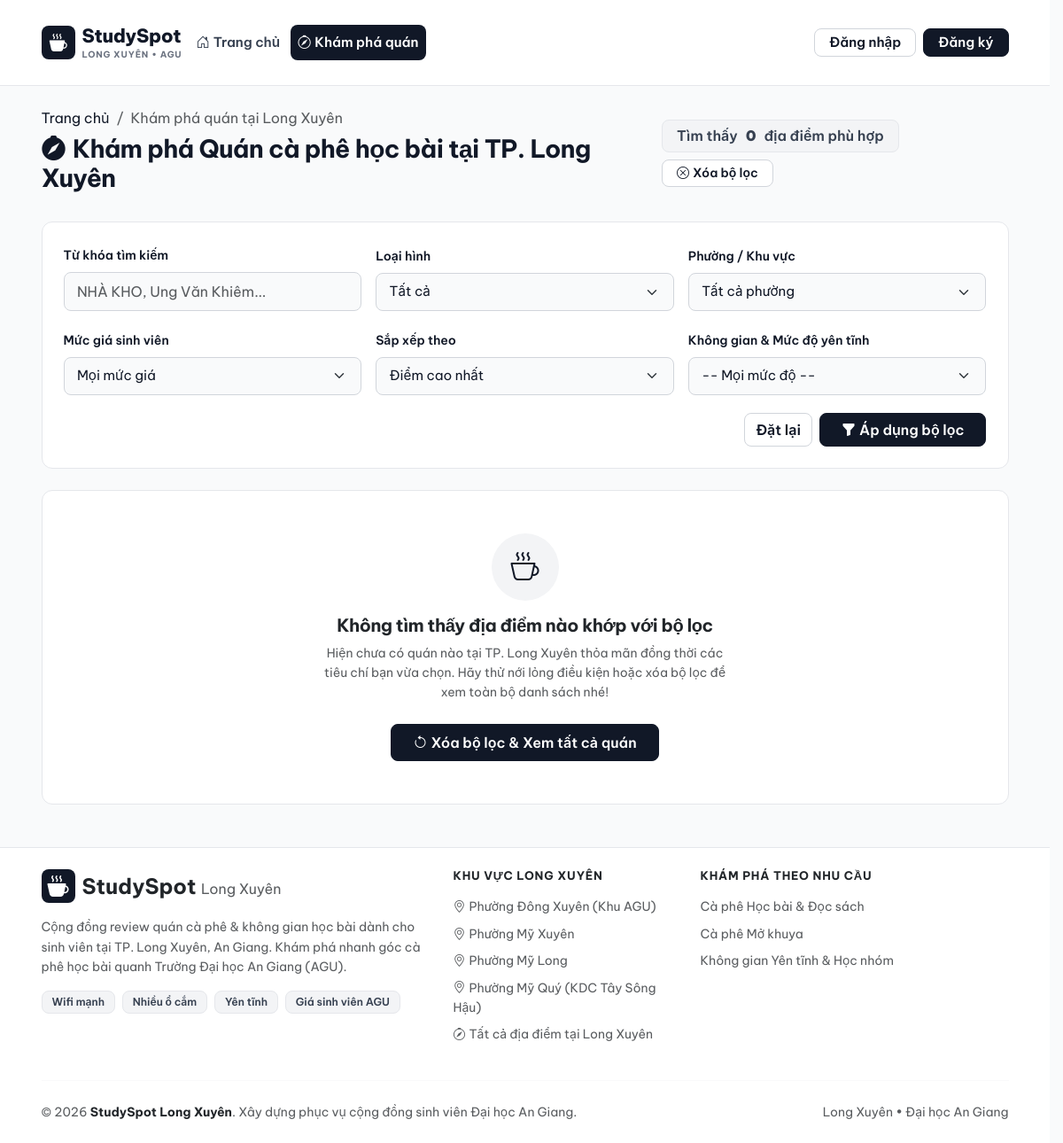
Before: /place?district=Phường+Mỹ+Long with the older database file.
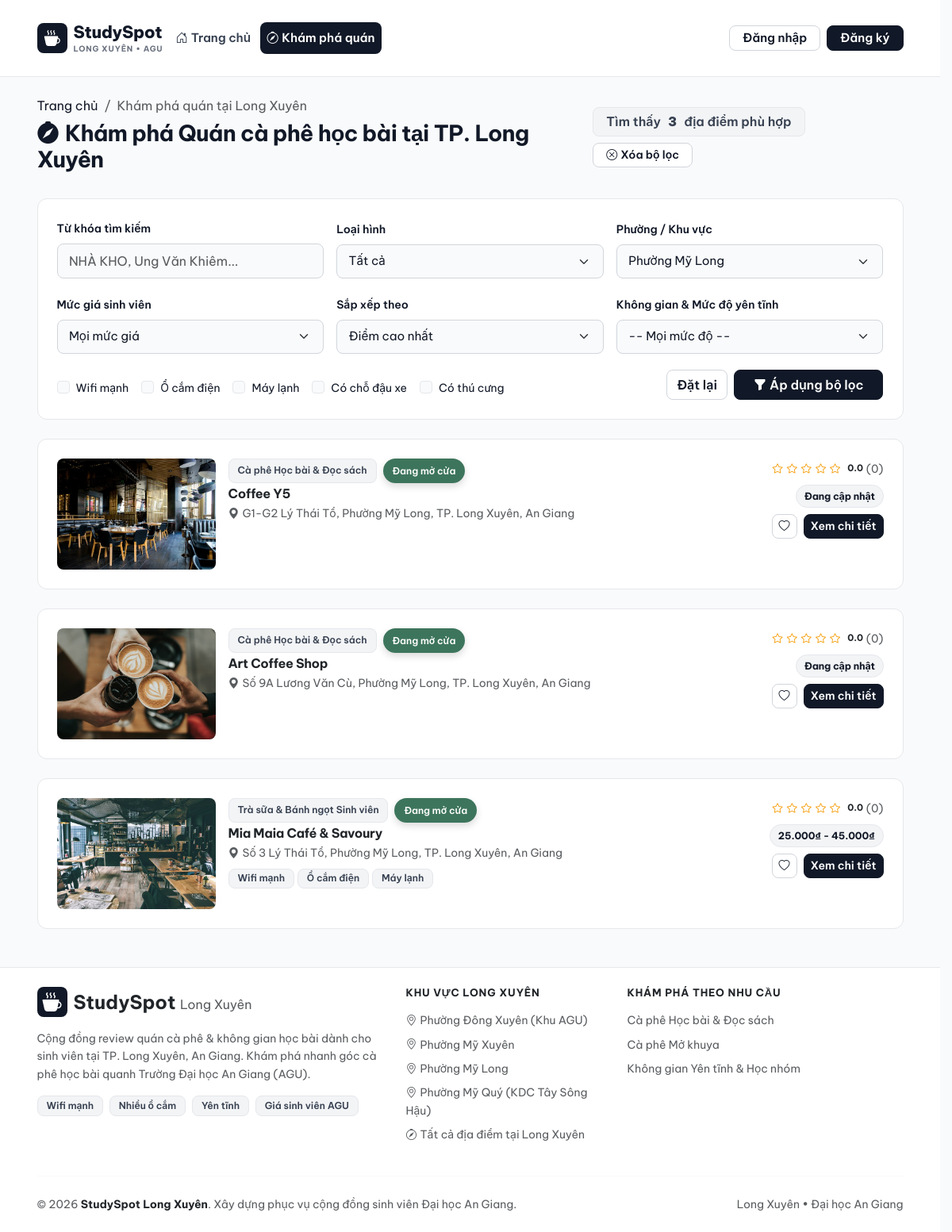
After: the same page with the newer database file.
### tables this page shows
CREATE TABLE `amenities` (
  `id` int(10) unsigned NOT NULL AUTO_INCREMENT,
  `name` varchar(100) NOT NULL,
  `slug` varchar(100) NOT NULL,
  `sort_order` int(11) NOT NULL DEFAULT 0,
  `is_active` tinyint(1) NOT NULL DEFAULT 1,
  `created_at` datetime NOT NULL DEFAULT current_timestamp(),
  PRIMARY KEY (`id`),
  UNIQUE KEY `uq_amenities_slug` (`slug`)
);

CREATE TABLE `places` (
  `id` int(10) unsigned NOT NULL AUTO_INCREMENT,
  `category_id` int(10) unsigned NOT NULL COMMENT 'Khóa ngoại tới categories',
  `name` varchar(180) NOT NULL COMMENT 'Tên quán',
  `slug` varchar(200) NOT NULL COMMENT 'Đường dẫn thân thiện SEO',
  `address` varchar(255) NOT NULL COMMENT 'Địa chỉ chi tiết',
  `district` varchar(100) NOT NULL COMMENT 'Quận / Khu vực đại học',
  `description` text NOT NULL COMMENT 'Mô tả chi tiết không gian, menu, chỗ gửi xe',
  `price_range` tinyint(3) unsigned NOT NULL DEFAULT 2 COMMENT 'Mức giá: 1 (<35k), 2 (35-50k), 3 (50-80k), 4 (>80k)',
  `price_min` int(10) unsigned DEFAULT NULL,
  `price_max` int(10) unsigned DEFAULT NULL,
  `noise_level` enum('yen_tinh','vua','on') NOT NULL DEFAULT 'yen_tinh' COMMENT 'Mức độ tiếng ồn',
  `open_time` time NOT NULL DEFAULT '07:00:00' COMMENT 'Giờ mở cửa',
  `close_time` time NOT NULL DEFAULT '22:30:00' COMMENT 'Giờ đóng cửa',
  `google_map_url` text DEFAULT NULL COMMENT 'URL nhúng iframe Google Maps',
  `avg_rating` decimal(3,2) NOT NULL DEFAULT 0.00 COMMENT 'Điểm trung bình từ các review đã duyệt',
  `total_reviews` int(10) unsigned NOT NULL DEFAULT 0 COMMENT 'Tổng số review đã duyệt',
  `status` enum('active','hidden') NOT NULL DEFAULT 'active' COMMENT 'Trạng thái hiển thị quán',
  `created_by` int(10) unsigned DEFAULT NULL COMMENT 'Người tạo địa điểm',
  `created_at` datetime NOT NULL DEFAULT current_timestamp(),
  `google_rating` decimal(3,2) DEFAULT NULL,
  `google_rating_count` int(10) unsigned DEFAULT NULL,
  `google_maps_place_url` text DEFAULT NULL,
  PRIMARY KEY (`id`),
  UNIQUE KEY `uk_places_slug` (`slug`),
  KEY `idx_places_category` (`category_id`),
  KEY `idx_places_district` (`district`),
  KEY `idx_places_status` (`status`),
  KEY `idx_places_filter` (`status`,`category_id`,`district`,`price_range`,`noise_level`),
  KEY `fk_places_created_by` (`created_by`),
  CONSTRAINT `fk_places_category` FOREIGN KEY (`category_id`) REFERENCES `categories` (`id`) ON UPDATE CASCADE,
  CONSTRAINT `fk_places_user` FOREIGN KEY (`created_by`) REFERENCES `users` (`id`) ON DELETE SET NULL ON UPDATE CASCADE
);

CREATE TABLE `categories` (
  `id` int(10) unsigned NOT NULL AUTO_INCREMENT,
  `name` varchar(100) NOT NULL COMMENT 'Tên danh mục loại hình',
  PRIMARY KEY (`id`)
);

### views/places/index.php (the view, shortened to what the rows shown need)
<div class="container py-4">
    <div class="page-head d-flex flex-column flex-xl-row justify-content-between align-items-xl-center gap-2">
        <div>
            <h1 class="page-title">
                <i class="bi bi-compass-fill me-2"></i>Khám phá Quán cà phê học bài tại TP. Long Xuyên
            </h1>
        </div>
    </div>
    <section class="filter-bar">
        <form action="<?= base_url('place') ?>" method="GET">
            <div class="row g-3 align-items-end mt-1">
                <div class="col-md-8 d-flex flex-wrap gap-3 align-items-center pt-2">
                    <?php foreach ($amenities as $am): ?>
                        <div class="form-check"><input class="form-check-input" type="checkbox" id="filterAmenity<?= (int) $am['id'] ?>" name="amenity[]" value="<?= e($am['slug']) ?>" <?= in_array($am['slug'], $filters['amenity'] ?? [], true) ? 'checked' : '' ?>><label class="form-check-label small" for="filterAmenity<?= (int) $am['id'] ?>"><?= e($am['name']) ?></label></div>
                    <?php endforeach; ?>
                </div>
            </div>
        </form>
    </section>
    <?php if ((int) $total === 0 || empty($places)): ?>
        <div class="card surface-card p-5 text-center">
            <div class="mx-auto mb-3 d-flex align-items-center justify-content-center rounded-circle" style="width: 76px; height: 76px; background-color: #F3F4F6; color: #111827; font-size: 2rem;"><i class="bi bi-cup-hot"></i></div>
            <h3 class="h5 fw-bold text-dark mb-2">Không tìm thấy địa điểm nào khớp với bộ lọc</h3>
            <p class="text-muted small mb-4 mx-auto" style="max-width: 460px;">Hiện chưa có quán nào tại TP. Long Xuyên thỏa mãn đồng thời các tiêu chí bạn vừa chọn. Hãy thử nới lỏng điều kiện hoặc xóa bộ lọc để xem toàn bộ danh sách nhé!</p>
            <div><a href="<?= base_url('place') ?>" class="btn btn-coffee px-4 py-2"><i class="bi bi-arrow-counterclockwise me-1"></i>Xóa bộ lọc &amp; Xem tất cả quán</a></div>
        </div>
    <?php else: ?>
        <div class="d-flex flex-column gap-4">
            <?php foreach ($places as $place): ?>
                <?php
                $isOpen = is_place_open($place['open_time'], $place['close_time']);
                $isFav = in_array((int) $place['id'], $favoriteIds, true);
                $cardAmenities = get_card_amenities($place);
                ?>
                <article class="place-row">
                    <a href="<?= base_url('place/show/' . (int) $place['id']) ?>">
                        <img src="<?= get_image_url($place['cover_image'] ?? null, 'place', (int) $place['id']) ?>" class="place-row-img" alt="<?= e($place['name']) ?>">
                    </a>
                    <div class="place-row-body">
                        <div class="d-flex flex-wrap gap-2 mb-1">
                            <span class="pill-amenity"><?= e($place['category_name']) ?></span>
                            <span class="<?= $isOpen ? 'badge-status-open' : 'badge-status-closed' ?>"><?= $isOpen ? 'Đang mở cửa' : 'Đã đóng cửa' ?></span>
                        </div>
                        <h2 class="h6 fw-bold mb-1"><a href="<?= base_url('place/show/' . (int) $place['id']) ?>" class="text-dark text-decoration-none"><?= e($place['name']) ?></a></h2>
                        <p class="small text-muted mb-2 text-truncate"><i class="bi bi-geo-alt-fill me-1"></i><?= e($place['address']) ?></p>
                        <div class="d-flex flex-wrap gap-1">
                            <?php foreach ($cardAmenities as $amenity): ?>
                                <span class="<?= e($amenity['class']) ?>"><?= e($amenity['label']) ?></span>
                            <?php endforeach; ?>
                        </div>
                    </div>
                    <div class="place-row-side">
                        <div><?= render_stars((float) $place['avg_rating']) ?> <span class="small text-muted">(<?= (int) $place['total_reviews'] ?>)</span></div>
                        <div class="place-price-badge"><?= e(format_price_range_from_min_max($place['price_min'] ?? null, $place['price_max'] ?? null)) ?></div>
                        <div class="d-flex gap-2">
                            <button type="button" class="btn btn-sm btn-outline-coffee btn-favorite-toggle" data-place-id="<?= (int) $place['id'] ?>" title="Lưu vào quán yêu thích"><i class="bi <?= $isFav ? 'bi-heart-fill text-danger' : 'bi-heart' ?>"></i></button>
                            <a href="<?= base_url('place/show/' . (int) $place['id']) ?>" class="btn btn-sm btn-coffee">Xem chi tiết</a>
                        </div>
                    </div>
                </article>
            <?php endforeach; ?>
        </div>
    <?php endif; ?>
</div>

### helpers/functions.php (shortened to what the rows shown need)
<?php
function e(?string $value): string
{
    return htmlspecialchars((string) $value, ENT_QUOTES, 'UTF-8');
}
function base_url(string $path = ''): string
{
    return rtrim(BASE_URL, '/') . '/' . ltrim($path, '/');
}
function get_image_url(?string $path, string $type = 'place', int|string|null $seed = null): string
{
    $defaultSvg = ($type === 'avatar')
        ? 'assets/img/avatar-default.svg'
        : 'assets/img/placeholder.svg';
    if (!empty($path)) {
        $cleanPath = ltrim($path, '/');
        if (!str_starts_with($cleanPath, 'assets/')) {
            $cleanPath = 'assets/' . $cleanPath;
        }
        $fullDiskPath = ROOT_PATH . '/' . $cleanPath;
    }
    $index = 1;
    if ($seed !== null && $seed !== '') {
        $index = (abs(is_numeric($seed) ? (int) $seed : crc32((string) $seed)) % 8) + 1;
    } elseif (!empty($path)) {
        $index = (abs(crc32($path)) % 8) + 1;
    } else {
        static $placeImgCounter = 0;
        $placeImgCounter++;
        $index = ($placeImgCounter % 8) + 1;
    }
    $photoPath = 'assets/img/places/cafe_' . $index . '.jpg';
    if (file_exists(ROOT_PATH . '/' . $photoPath)) {
        return base_url($photoPath);
    }
    return base_url($defaultSvg);
}
function format_price_range_from_min_max($min, $max): string
{
    $min = ($min === '' || $min === null) ? null : (int) $min;
    $max = ($max === '' || $max === null) ? null : (int) $max;
    $fmt = fn($v) => number_format($v, 0, ',', '.') . '₫';
    if ($min !== null && $max !== null) {
        return $fmt($min) . ' - ' . $fmt($max);
    }
    return 'Đang cập nhật';
}
function is_place_open(?string $openTime, ?string $closeTime): bool
{
    $now = date('H:i:s');
    if ($openTime <= $closeTime) {
        return ($now >= $openTime && $now <= $closeTime);
    }
    return ($now >= $openTime || $now <= $closeTime);
}
function render_stars(float $rating, bool $showNumber = true): string
{
    $rating = max(0, min(5, $rating));
    $html = '<span class="star-display d-inline-flex align-items-center gap-1">';
    for ($i = 1; $i <= 5; $i++) {
        if ($rating >= $i) {
            $html .= '<i class="bi bi-star-fill"></i>';
        } elseif ($rating >= $i - 0.5) {
            $html .= '<i class="bi bi-star-half"></i>';
        } else {
            $html .= '<i class="bi bi-star"></i>';
        }
    }
    if ($showNumber) {
        $html .= '<strong class="text-dark ms-1 small">' . number_format($rating, 1) . '</strong>';
    }
    $html .= '</span>';
    return $html;
}
function get_card_amenities(array $place): array
{
    $list = $place['amenities'] ?? null;
    $amenities = [];
    foreach ($list as $am) {
        $amenities[] = [
            'icon'  => '',
            'label' => $am['name'] ?? ($am['label'] ?? ''),
            'class' => 'pill-amenity',
        ];
    }
    return array_slice($amenities, 0, 3);
}

Changed rows visible on the page:
added amenities: name "Wifi mạnh"
added amenities: name "Ổ cắm điện"
added amenities: name "Máy lạnh"
added amenities: name "Có chỗ đậu xe"
added amenities: name "Có thú cưng"
added places: shows a picture, category.name "Cà phê Học bài & Đọc sách", open_time "Đang mở cửa", name "Coffee Y5", address "G1-G2 Lý Thái Tổ, Phường Mỹ Long, TP. Long Xuyên, An Giang", total_reviews "0", price_min+price_max "Đang cập nhật"
added places: shows a picture, category.name "Cà phê Học bài & Đọc sách", open_time "Đang mở cửa", name "Art Coffee Shop", address "Số 9A Lương Văn Cù, Phường Mỹ Long, TP. Long Xuyên, An Giang", total_reviews "0", price_min+price_max "Đang cập nhật"
now on this page (row edited): places: shows a picture, category.name "Trà sữa & Bánh ngọt Sinh viên", open_time "Đang mở cửa", name "Mia Maia Café & Savoury", address "Số 3 Lý Thái Tổ, Phường Mỹ Long, TP. Long Xuyên, An Giang", label "Wifi mạnh", label "Ổ cắm điện", label "Máy lạnh", total_reviews "0", price_min+price_max "25.000₫ - 45.000₫"
Other visible differences:
$total: "0" → "3"
form field district: "Tất cả phường" → "Phường Mỹ Long"
text no longer shown: "Không tìm thấy địa điểm nào khớp với bộ lọc Hiện chưa có quán nào tại TP. Long Xuyên thỏa mãn đồng thời các tiêu chí bạn vừa chọn. Hãy thử nới lỏng điều kiện hoặc xóa bộ lọc để xem toàn bộ danh sách nhé! Xóa bộ lọc & Xem tất cả quán"
